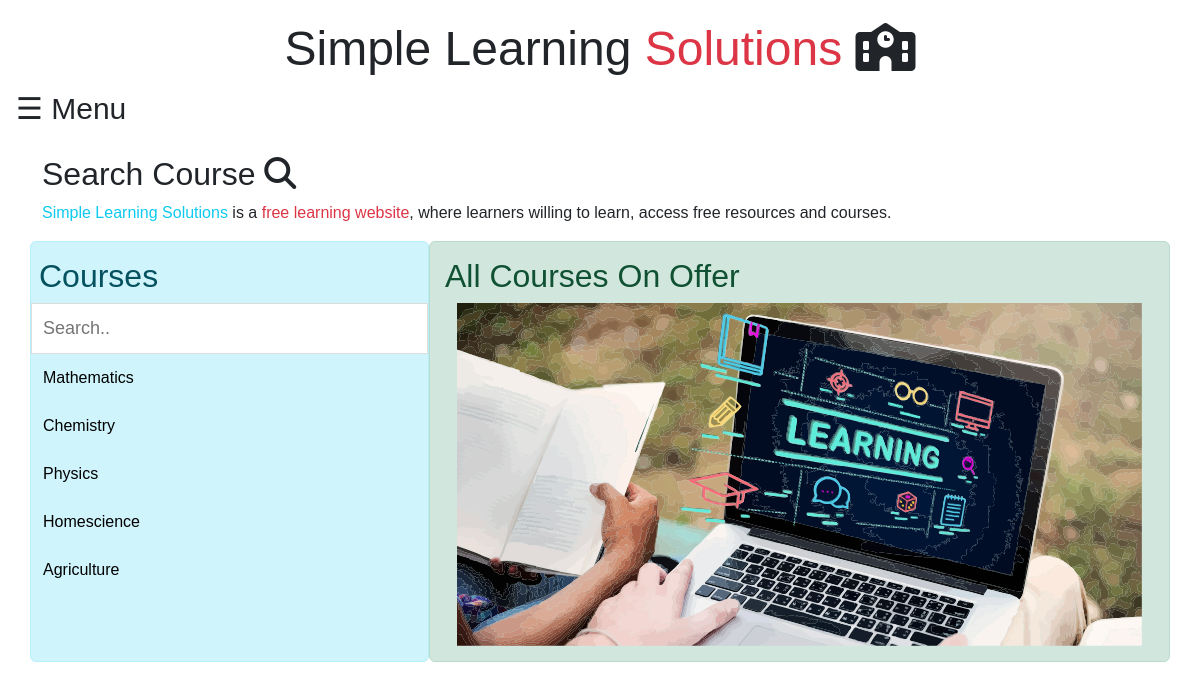
The page / on the database its author committed.
### cms/models.py (models this page shows)
class course(models.Model):
    cname = models.CharField(max_length=400)
    user = models.ForeignKey(teacher,on_delete=models.CASCADE)
    slug = AutoSlugField(populate_from='cname',max_length=250,unique=True,null=True,default=None)
    disp = models.TextField(default=False)
    dateof  = models.DateTimeField(auto_now_add=True)
    cimg = models.ImageField(upload_to='courseimg/' ,default=False)

### user/views.py (the view)
# urls.py: path('',views.index.as_view(),name='homepage'),
class index(View):
    def get(self, request):
        courses = course.objects.all()
        return render(request,'index.html',{'courses': courses})

### templates/index.html (shortened to what this page needs)
{% extends 'core/base.html' %}
{% load static %}
{% block content %}
    {% include 'core/navbar.html' %}
   <div class="container mt-2">
    <h2>Search Course <i class="fas fa-search"></i> </h2>
    <p><span class="text-info">Simple Learning Solutions</span> is a <span class="text-danger">free learning website</span>, where learners willing to learn, access free resources and courses.</p>
    <div class="row">
      <div class="left alert alert-info" >
        <h2>Courses</h2>
        <input type="text" id="mySearch" onkeyup="myFunction()" placeholder="Search.." title="Type in a category">
        <ul id="myMenu">
            {% if courses %}
            {% for i in courses %}
            <li><a href="{% url 'useropencourse' id=i.slug  %}">{{i.cname | capfirst }}</a></li>
            {% endfor %}
            {% else %}
            <li><a href="#">No Course Yet</a></li>
            <li><p class="mx-3">Sorry, we have no course yet.</p></li>
            {% endif %}
        </ul>
      </div>
      <div class="right alert alert-success" >
        <h2>All Courses On Offer</h2>
        <div class="container mt-2">
            <img src="{% static 'cms/img/s.svg' %}" alt="" class="img-fluid" >
        </div>
      </div>
    </div>
    </div>
{% endblock content %}

### core/templates/core/navbar.html (style rules this page uses)
body { font-family: "Lato", sans-serif; }

### templates/index.html (style rules this page uses)
body { font-family: Arial, Helvetica, sans-serif; }
* { box-sizing: border-box; }
.row { display: flex; }
.left { flex: 35%; padding: 15px 0; }
.left h2 { padding-left: 8px; }
.right { flex: 65%; padding: 15px; }
#mySearch { width: 100%; font-size: 18px; padding: 11px; border: 1px solid #ddd; }
#myMenu { list-style-type: none; padding: 0; margin: 0; }
#myMenu li a { padding: 12px; text-decoration: none; color: black; display: block }

### rows shown on the page
course: cname "Mathematics"
course: cname "Chemistry"
course: cname "Physics"
course: cname "Homescience"
course: cname "Agriculture"
